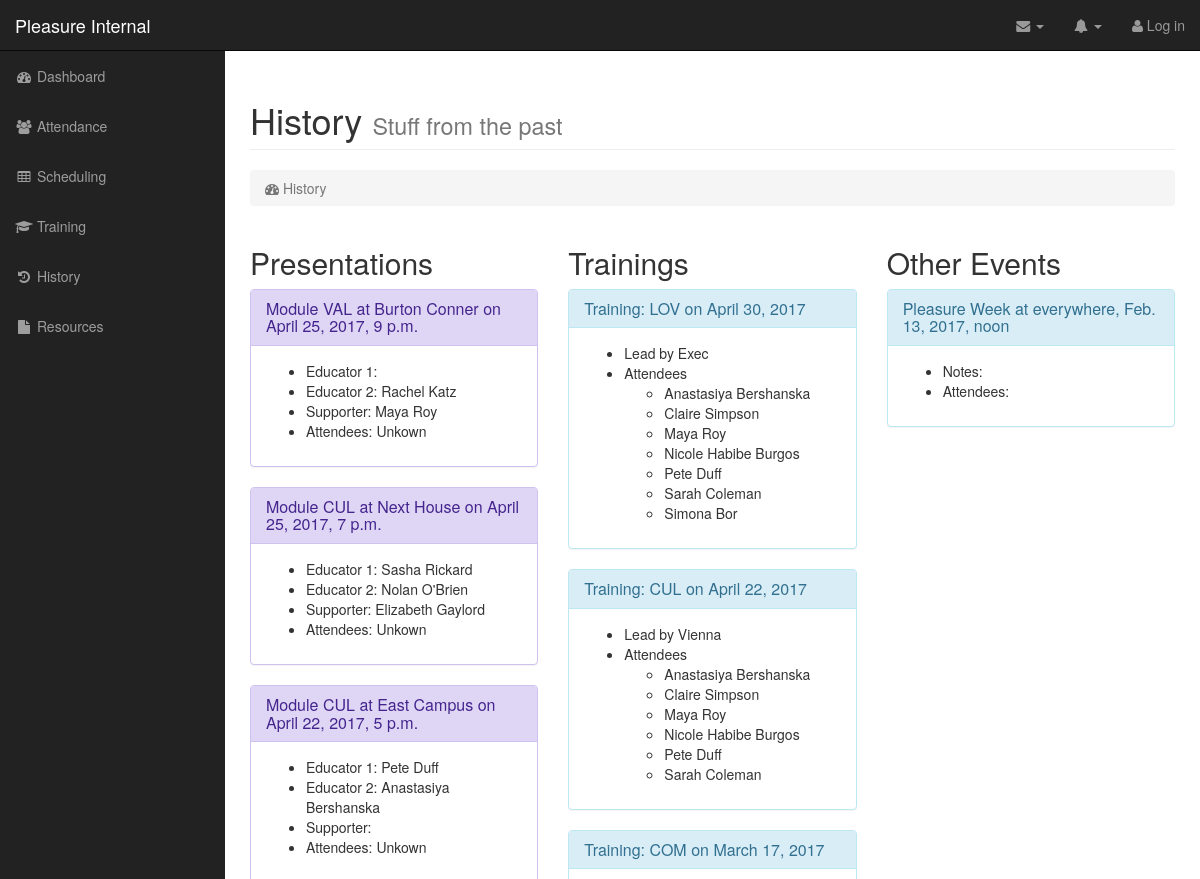
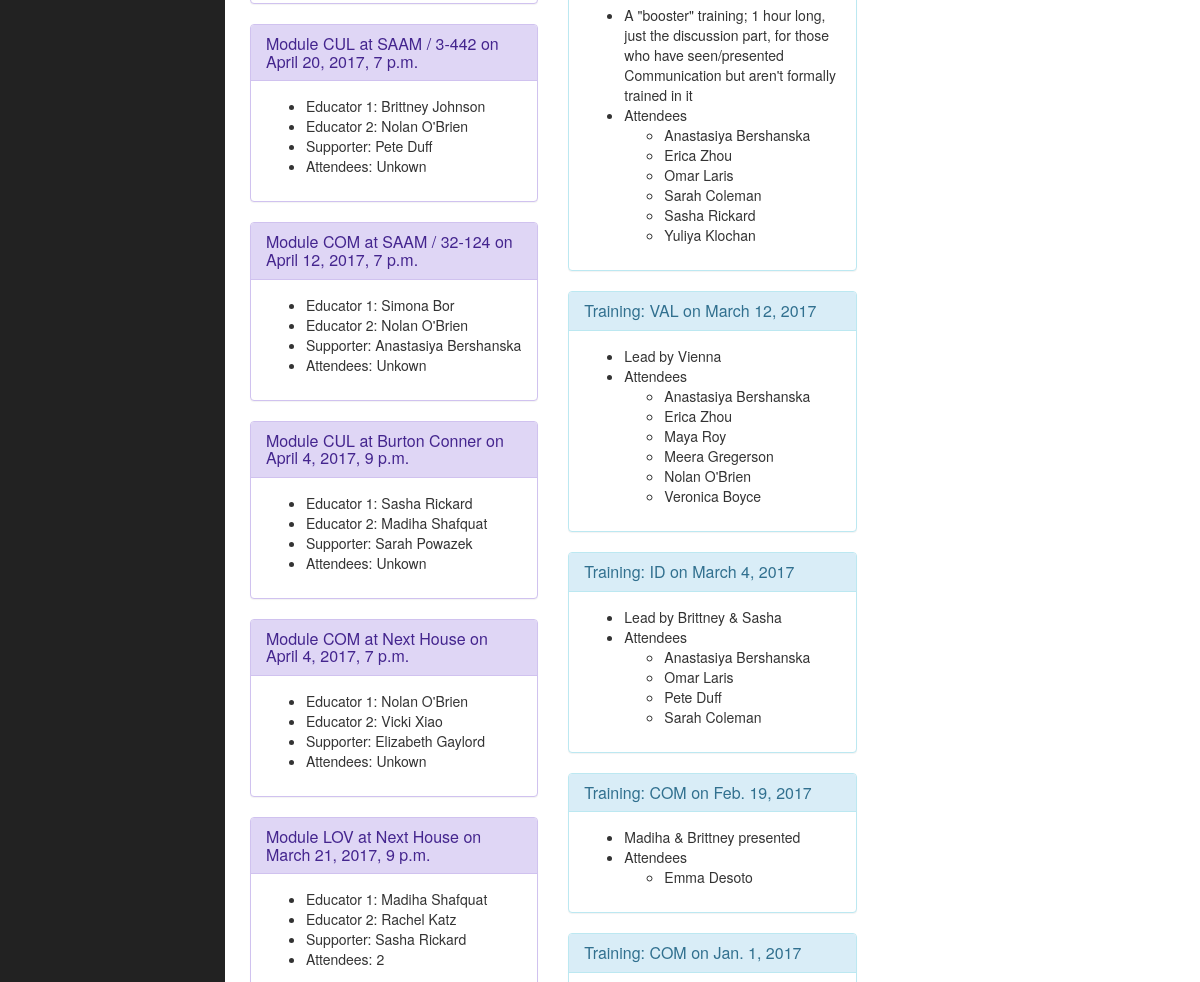
Before: /history (upper part) with the older database file (2 pictures, top to bottom).
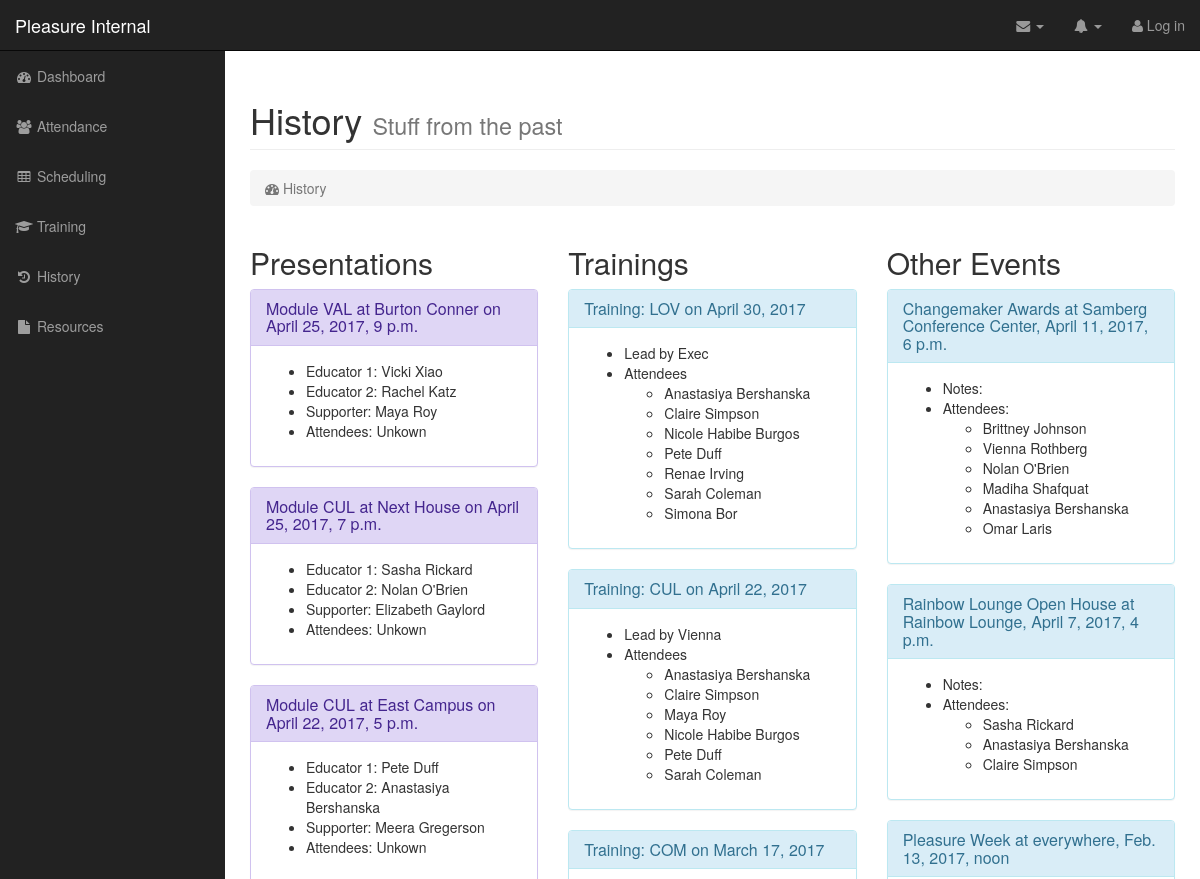
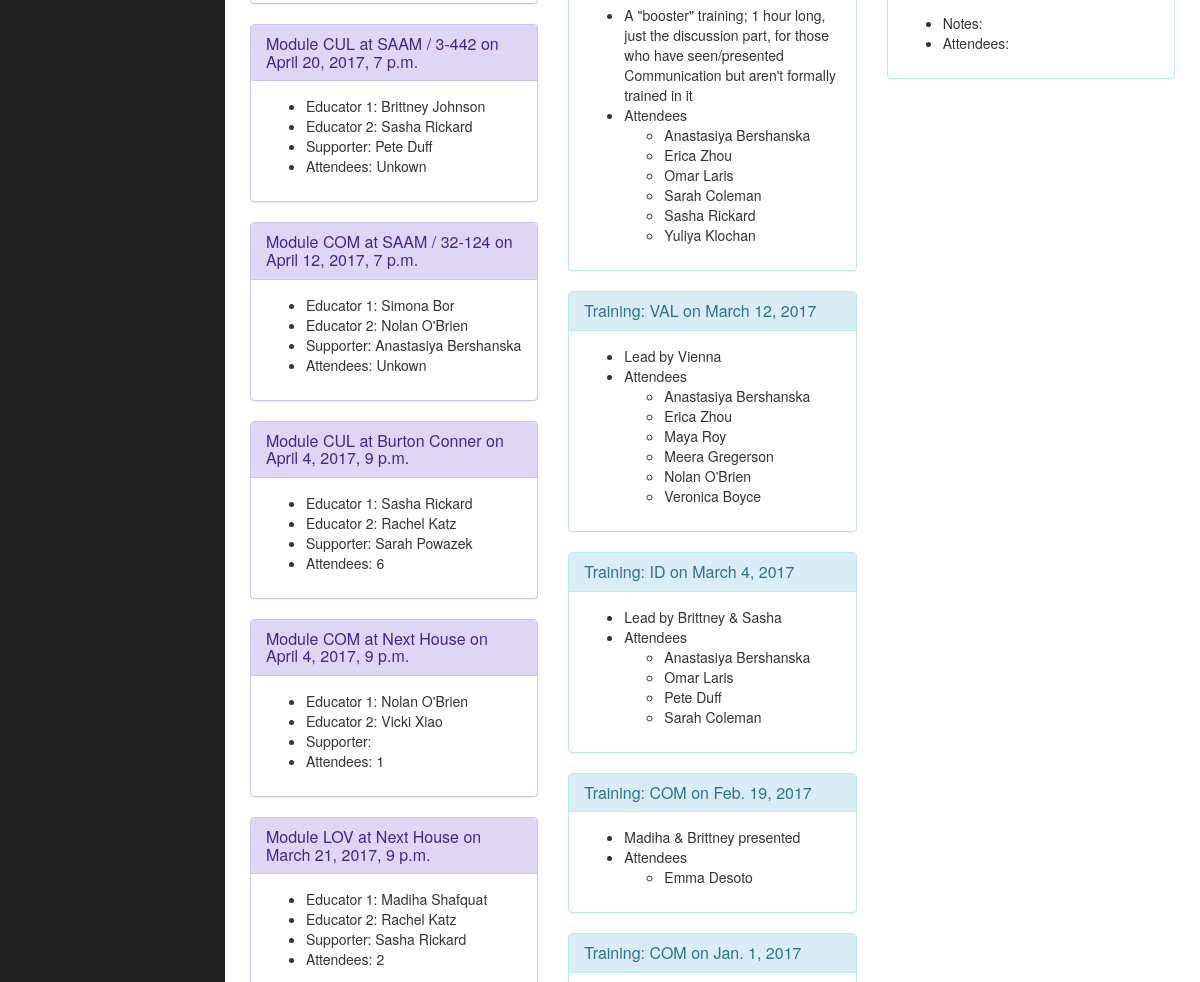
After: the same page with the newer database file (2 pictures, top to bottom).
### pleasure_app/models.py (models this page shows)
class Presentation(models.Model):
	MODULE_CHOICE_ENUM = (
                ('COM','Communication'),
                ('VAL','Values'),
                ('ID','Identity'),
                ('LOV','Love'),
                ('CUL','Culture'),
        )
	location = models.CharField(max_length=200,null=True,blank=True)
	subject = models.CharField(max_length=3,choices=MODULE_CHOICE_ENUM)
	date = models.DateTimeField()
	educator1 = models.ForeignKey(
		'Educator',
		related_name='educator1',
		blank=True,
		null=True,
	)
	educator2 = models.ForeignKey(
                'Educator',
                related_name='educator2',
                blank=True,
                null=True,
        )
        supporter = models.ForeignKey(
                'Educator',
                related_name='supporter',
                blank=True,
                null=True,
        )
	notes = models.TextField(null=True,blank=True)
	attendees = models.IntegerField(default=-1)
	def __str__(self):
		return "Presentation at " + str(self.location) + " on " + str(self.subject) + ", " + str(self.date)

class Educator(models.Model):
	first_name = models.CharField(max_length=200)
	last_name = models.CharField(max_length=200)
	training_class = models.CharField(max_length=10)
	graduation_year = models.IntegerField(default=0)
	athena = models.CharField(max_length=20)
	active = models.BooleanField(default=True)
	photo = models.ImageField(blank=True,null=True)
	living_group = models.CharField(max_length = 100, null=True,blank=True)
	bio = models.TextField(null=True,blank=True)
	trained_communication = models.ForeignKey(
		'Training',
		related_name='com_training',
		blank = True,
		null = True,
		limit_choices_to={'module':'COM'},
	)
	trained_values = models.ForeignKey(
                'Training',
        	related_name='val_training',
		blank = True,
                null = True,
                limit_choices_to={'module':'VAL'},
        )
	trained_identity = models.ForeignKey(
                'Training',
		related_name='id_training',
                blank = True,
                null = True,
                limit_choices_to={'module':'ID'},
        )
	trained_love = models.ForeignKey(
                'Training',
		related_name='lov_training',
                blank = True,
        	null = True,
                limit_choices_to={'module':'LOV'},
        )
	trained_culture = models.ForeignKey(
                'Training',
		related_name='cul_training',
                blank = True,
                null = True,
                limit_choices_to={'module':'CUL'},
        )
	def __str__(self):
		return "Educator " + str(self.first_name) + ' '  + str(self.last_name)

class Training(models.Model):
	MODULE_CHOICE_ENUM = (
		('COM','Communication'),
		('VAL','Values'),
		('ID','Identity'),
		('LOV','Love'),
		('CUL','Culture'),
	)
	module = models.CharField(max_length=3,choices=MODULE_CHOICE_ENUM)
	date = models.DateField()
	notes = models.TextField()
	def __str__(self):
		return "Training: " + str(self.module) + " on " + str(self.date)

class Event(models.Model):
	date = models.DateTimeField()
	attendees = models.ManyToManyField(Educator,blank=True)
	location = models.CharField(max_length=200,null=True,blank=True)
	title = models.CharField(max_length=200,null=True,blank=True)
	notes = models.TextField(null=True,blank=True)
	def __str__(self):
		return "Event "+ str(self.title) + " at " + str(self.location) + ", " + str(self.date)

### pleasure_app/views.py (the view)
# urls.py: url(r'^history',views.history,name='history'),
def history(request):
        educator_list = Educator.objects.filter(active=True).order_by('first_name')
        presentation_list = Presentation.objects.filter(date__lte=datetime.now()).order_by('-date')
        training_list = Training.objects.all().filter(date__lte=datetime.now()).order_by('-date')
	template = loader.get_template('pleasure_app/history.html')
        event_list = Event.objects.all().filter(date__lte=datetime.now()).order_by('-date')
	context = {
                'educator_list':educator_list,
                'presentation_list':presentation_list,
        	'training_list':training_list,
		'event_list':event_list,
	}
        return HttpResponse(template.render(context, request))

### pleasure_app/templates/pleasure_app/history.html
{% extends 'base_internal.html' %}
{% block content %}
                <div class="row">
                    <div class="col-lg-12">
                        <h1 class="page-header">
                            History <small>Stuff from the past</small>
                        </h1>
                        <ol class="breadcrumb">
                            <li class="active">
                                <i class="fa fa-dashboard"></i> History
                            </li>
                        </ol>
                    </div>
                </div>
		<div class="row">
		    <div class="col-md-4">
			<h2> Presentations </h2>
			{% for p in presentation_list %}
				{% include "pleasure_app/presentation_panel.html" %}
			{% endfor %}
		    </div>
		    <div class="col-md-4">
			<h2> Trainings </h2>
			{% for t in training_list %}
				{% include "pleasure_app/training_panel.html" %}
			{% endfor %}
		    </div>
		    <div class="col-md-4">
			<h2> Other Events </h2>
			{% for e in event_list %}
				{% include "pleasure_app/event_panel.html" %}
			{% endfor %}
                    </div>
		</div>
{% endblock %}

### pleasure_app/templates/pleasure_app/presentation_panel.html (shortened to what this page needs)
<div class= "panel panel-presentation">
	<div class="panel-heading"> <h3 class="panel-title">Module {{ p.subject }} at {{ p.location }} on {{ p.date }} </h3></div>
        <div class="panel-body">
                <ul>
                	<li> Educator 1: {{ p.educator1.first_name }} {{ p.educator1.last_name }}</li>
                        <li> Educator 2: {{ p.educator2.first_name }} {{ p.educator2.last_name }}</li>
                        <li> Supporter: {{ p.supporter.first_name }} {{ p.supporter.last_name }}</li>
                        <li>  Attendees: {% if p.attendees == -1 %} Unkown {% else %} {{ p.attendees }} {% endif %} </li>
        </div>
</div>

### pleasure_app/templates/pleasure_app/training_panel.html
<div class= "panel panel-info">
                            <div class="panel-heading"> <h3 class="panel-title">Training: {{ t.module }} on {{ t.date }}  </h3></div>
                            <div class="panel-body">
                                <ul>
				     <li> {{ t.notes }} </li>
                                      <li> Attendees </li>
                                <ul>{% for ed in educator_list %}
					{% if ed.trained_communication == t or ed.trained_values == t or ed.trained_identity == t or ed.trained_love == t or ed.trained_culture == t %}
						<li> {{ ed.first_name }} {{ ed.last_name }}</li>
					{% endif %}
					{% endfor %}
				</ul>
                            </div>
                        </div>

### pleasure_app/templates/pleasure_app/event_panel.html
<div class= "panel panel-info">
                            <div class="panel-heading">
				<h3 class="panel-title"> {{ e.title }} at {{e.location}}, {{ e.date }} </h3>
			    </div>
                            <div class="panel-body">
                                <ul>
					<li> Notes: {{ e.ntoes }} </li>
                                        <li> Attendees: {% if e.attendees %}
						<ul>{% for ed in e.attendees.all  %}
							<li>{{ ed.first_name }} {{ ed.last_name }}</li>
						{% endfor %}
						</ul>
						{% else %}
						None
						{% endif %}
             				</li>
				</ul>
			   </div>
                        </div>

Changed rows visible on the page:
changed Presentation "VAL": educator1.first_name (not shown) → "Vicki"; educator1.last_name (not shown) → "Xiao"
changed Presentation "East Campus": supporter.first_name (not shown) → "Meera"; supporter.last_name (not shown) → "Gregerson"
changed Presentation "SAAM / 3-442": educator2.first_name "Nolan" → "Sasha"; educator2.last_name "O'Brien" → "Rickard"
changed Presentation "Sarah": educator2.first_name "Madiha" → "Rachel"; educator2.last_name "Shafquat" → "Katz"; attendees (not shown) → "6"; no longer shows "Unkown"
changed Presentation (number 7 of 8 on the later page): date "April 4, 2017, 7 p.m." → "April 4, 2017, 9 p.m."; attendees (not shown) → "1"; supporter.first_name "Elizabeth" → (not shown); supporter.last_name "Gaylord" → (not shown)
changed Training "LOV": gains Educator (first_name "Renae", last_name "Irving"); loses Educator (first_name "Maya", last_name "Roy")
added Event: title "Changemaker Awards", location "Samberg Conference Center", date "April 11, 2017, 6 p.m.", Educator (first_name "Nolan", last_name "O'Brien"), Educator (first_name "Anastasiya", last_name "Bershanska"), Educator (first_name "Omar", last_name "Laris")
now on this page (row edited): Educator: first_name "Brittney", last_name "Johnson", shown under "Changemaker Awards"
now on this page (row unchanged): Educator: first_name "Vienna", last_name "Rothberg", shown under "Changemaker Awards"
now on this page (row unchanged): Educator: first_name "Madiha", last_name "Shafquat", shown under "Changemaker Awards"
added Event: title "Rainbow Lounge Open House", location "Rainbow Lounge", date "April 7, 2017, 4 p.m.", Educator (first_name "Sasha", last_name "Rickard"), Educator (first_name "Anastasiya", last_name "Bershanska"), Educator (first_name "Claire", last_name "Simpson")
